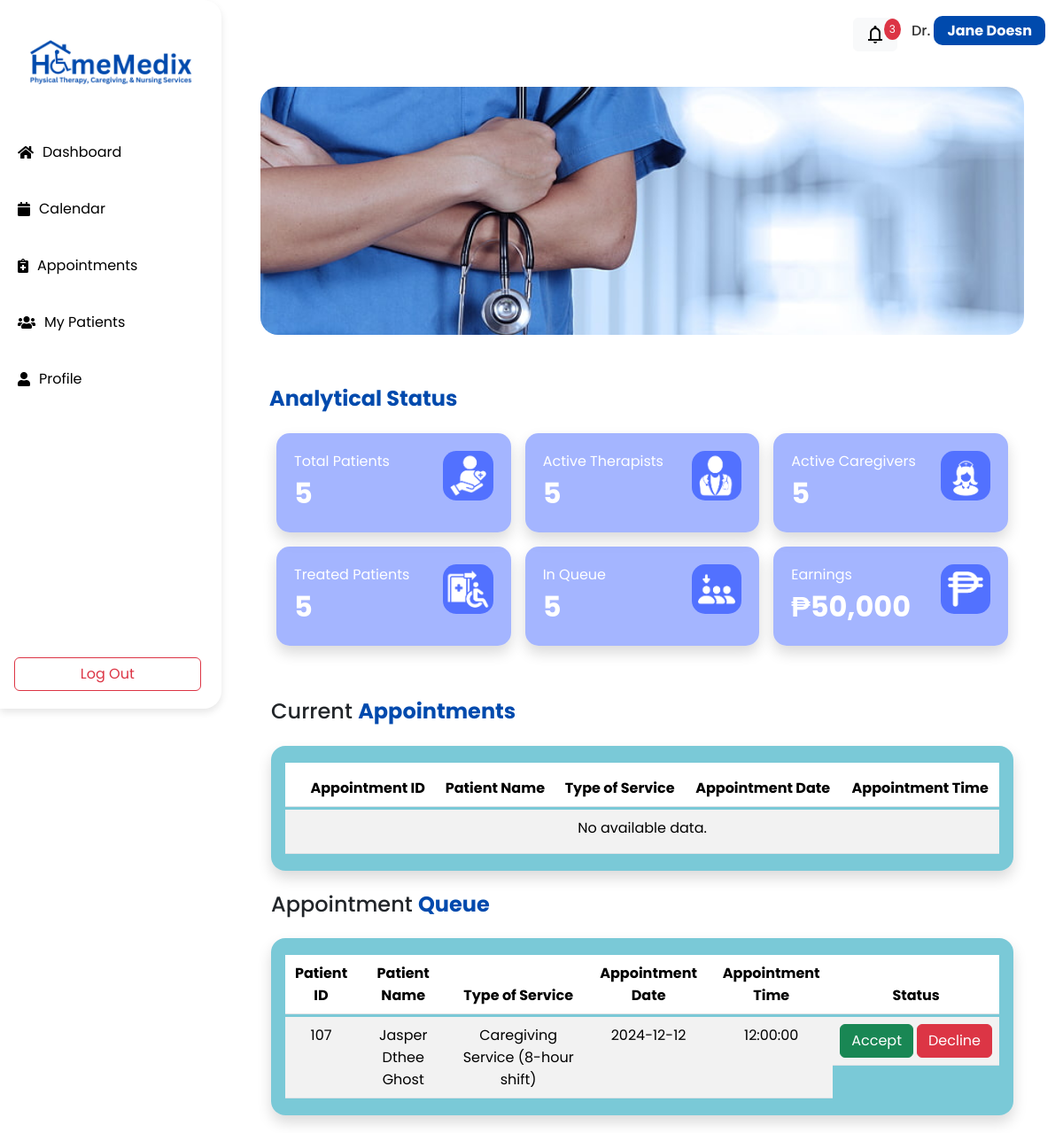
The page /practitioner/Practitioner_Dashboard.php (signed in) on the database its author committed.
### tables this page shows
CREATE TABLE `appointments` (
  `id` int(11) NOT NULL,
  `user_id` int(11) NOT NULL,
  `practitioner_id` int(11) NOT NULL,
  `fname` varchar(128) NOT NULL,
  `mname` varchar(128) NOT NULL,
  `lname` varchar(128) NOT NULL,
  `sex` tinyint(1) NOT NULL COMMENT '1-male, 2-female',
  `bday` date NOT NULL,
  `address` varchar(255) NOT NULL,
  `barangay` varchar(128) NOT NULL,
  `city` varchar(128) NOT NULL,
  `zip` varchar(32) NOT NULL,
  `appointment_case` text NOT NULL,
  `service` tinyint(1) NOT NULL,
  `payment` tinyint(1) NOT NULL,
  `appointment_date` date NOT NULL,
  `appointment_time` time NOT NULL,
  `email` varchar(255) NOT NULL,
  `phone` varchar(128) NOT NULL,
  `status` tinyint(1) NOT NULL COMMENT '0-draft, 1-pending, 2-approved',
  `created_at` timestamp NOT NULL DEFAULT current_timestamp()
);

### backend/function.php (called while the page is built, shortened)
<?php
function getTableWhere($table, $column, $value){
    global $con;
    $table = mysqli_real_escape_string($con, $table);
    $column = mysqli_real_escape_string($con, $column);
    $value = mysqli_real_escape_string($con, $value);
    $query = "SELECT * FROM `$table` WHERE `$column` = $value ORDER BY created_at DESC";
    return $query_run = mysqli_query($con, $query);
}
function getCurrentAppointments(){
    global $con;
    $query = "SELECT * FROM appointments WHERE status = 2 AND appointment_date > CURDATE() AND practitioner_id = '".$_SESSION['id']."' ORDER BY appointment_time DESC";
    return $query_run = mysqli_query($con, $query);
}
function getService($service){
    switch($service){
        case 1:
            return 'Caregiving Service (8-hour shift)';
    }
}
?>

### practitioner/Practitioner_Dashboard.php (the view, shortened to what this page needs)
<?php
require_once('../backend/function.php');
?>
<html lang="en">
  <head>
    <link rel="stylesheet" href="https://cdnjs.cloudflare.com/ajax/libs/font-awesome/5.15.3/css/all.min.css">
    <link href="https://cdn.jsdelivr.net/npm/bootstrap@5.3.3/dist/css/bootstrap.min.css" rel="stylesheet">
    <link rel="stylesheet" href="Practitioner_Dashboard.css">
  </head>
  <body>
    <div class="wrapper">
      <div class="sidebar">
        <div class="logo-container">
          <img src="img/logo.png" alt="Logo" class="logo">
        </div>
        <ul>
          <li>
            <a href="Practitioner_Dashboard.php">
              <i class="fas fa-home"></i>Dashboard </a>
          </li>
          <li>
            <a href="Practitioner_Calendar.php">
              <i class="fas fa-calendar"></i>Calendar</a>
          </li>
          <li>
            <a href="Practitioner_Appointments.php">
              <i class="fas fa-notes-medical"></i>Appointments</a>
          </li>
          <li>
            <a href="Practitioner_Patients.php">
              <i class="fas fa-users"></i>My Patients</a>
          </li>
          <li>
            <a href="Practitioner_Profile.php">
              <i class="fas fa-user"></i>Profile</a>
          </li>
        </ul>
        <div class="logout-container">
          <a href="../backend/ajax.php?action=logout" class="ms-3 p-0 w-100"><button class="btn btn-outline-danger btn-logout">Log Out</button></a>
        </div>
      </div>
      <div class="main_content">
        <div class="header d-flex justify-content-end align-items-center">
            <button class="btn btn-light notification-btn">
                <span class="material-symbols-outlined">notifications</span>
                <span class="notification-badge">3</span>
            </button>
          <h6>Dr. <span class="bordered-blue"><?= $_SESSION['fname'] . ' ' . $_SESSION['lname'] ?></span>
          </h6>
        </div>
        <div class="info">
          <div class="container-fluid">
            <div class="container">
              <div class="banner-container">
                <img src="img/Practitioner_Dashboard.jpg" alt="Banner">
              </div>
              <div class="status-section mt-5">
                <h4><span class="blue">Analytical Status</span></h4>
                <div class="row g-3">
                  <div class="col-md-4">
                    <div class="status-card shadow bg-light-blue">
                      <div class="status-texts">
                        <div class="status-label">Total Patients</div>
                        <div class="status-value">5</div>
                      </div>
                      <div class="status-img">
                        <img src="img/Total_Patients.png" alt="...">
                      </div>
                    </div>
                  </div>
                  <div class="col-md-4">
                    <div class="status-card shadow bg-light-blue">
                      <div class="status-texts">
                        <div class="status-label">Active Therapists</div>
                        <div class="status-value">5</div>
                      </div>
                      <div class="status-img">
                        <img src="img/Active_Therapists.png" alt="...">
                      </div>
                    </div>
                  </div>
                  <div class="col-md-4">
                    <div class="status-card shadow bg-light-blue">
                      <div class="status-texts">
                        <div class="status-label">Active Caregivers</div>
                        <div class="status-value">5</div>
                      </div>
                      <div class="status-img">
                        <img src="img/Active_Caregivers.png" alt="...">
                      </div>
                    </div>
                  </div>
                </div>
                <div class="row g-3 ">
                  <div class="col-md-4">
                    <div class="status-card shadow bg-light-blue">
                      <div class="status-texts">
                        <div class="status-label">Treated Patients</div>
                        <div class="status-value">5</div>
                      </div>
                      <div class="status-img">
                        <img src="img/Treated_Patients.png" alt="...">
                      </div>
                    </div>
                  </div>
                  <div class="col-md-4">
                    <div class="status-card shadow bg-light-blue">
                      <div class="status-texts">
                        <div class="status-label">In Queue</div>
                        <div class="status-value">5</div>
                      </div>
                      <div class="status-img">
                        <img src="img/In_queue.png" alt="...">
                      </div>
                    </div>
                  </div>
                  <div class="col-md-4">
                    <div class="status-card shadow bg-light-blue">
                      <div class="status-texts">
                        <div class="status-label">Earnings</div>
                        <div class="status-value">₱50,000</div>
                      </div>
                      <div class="status-img">
                        <img src="img/Peso.png" alt="...">
                      </div>
                    </div>
                  </div>
                </div>
              </div>
              <div class="container">
                <div class="table-container">
                  <div class="text-container">
                    <h4>Current <span class="blue">Appointments</span></h4>
                  </div>
                  <div class="p-3 mt-4 rounded-4 shadow">
                    <table class="table table-striped text-center table-hover">
                        <thead>
                          <tr>
                            <th> </th>
                            <th>Appointment ID</th>
                            <th>Patient Name</th>
                            <th>Type of Service</th>
                            <th>Appointment Date</th>
                            <th>Appointment Time</th>
                          </tr>
                        </thead>
                        <tbody>
                        <?php
                          $currents = getCurrentAppointments();
                            if($currents->num_rows > 0):
                              foreach($currents as $current):
                                $fullname = $current['fname'] . ($current['mname'] ? ' ' . $current['mname'] : '') . ' ' . $current['lname'];
                          ?>
                            <tr>
                              <td>
                                <div class="form-check d-flex justify-content-center align-items-center">
                                  <input class="form-check-input" type="checkbox" value="" id="flexCheckDefault1">
                                  <label class="form-check-label" for="flexCheckDefault1"></label>
                                </div>
                              </td>
                              <td><?= $current['id'] + 100 ?></td>
                              <td><?= $fullname ?? '' ?></td>
                              <td><?= getService($current['service']) ?></td>
                              <td><?= $current['appointment_date'] ?></td>
                              <td><?= $current['appointment_time'] ?></td>
                              <tdappointment</td>
                            </tr>
                            <?php
                                endforeach;
                              else:
                            ?>
                            <tr>
                              <td colspan="6">No available data.</td>
                            </tr>
                          <?php
                            endif;
                          ?>
                        </tbody>
                      </table>
                  </div>
                </div>
              </div>
              <div class="container">
                <div class="table-container">
                  <div class="text-container mt-4">
                    <h4>Appointment <span class="blue">Queue</span></h4>
                  </div>
                  <div class="p-3 mt-4 rounded-4 shadow">
                    <table class="table table-striped text-center table-hover">
                      <thead>
                        <tr>
                          <th>Patient ID</th>
                          <th>Patient Name</th>
                          <th>Type of Service</th>
                          <th>Appointment Date</th>
                          <th>Appointment Time</th>
                          <th>Status</th>
                        </tr>
                      </thead>
                      <tbody>
                        <?php
                        $pendings = getTableWhere('appointments', 'status', 1);
                          if($pendings->num_rows > 0):
                            foreach($pendings as $pending):
                              $fullname = $pending['fname'] . ($pending['mname'] ? ' ' . $pending['mname'] : '') . ' ' . $pending['lname'];
                        ?>
                        <tr>
                          <td><?= $pending['id'] + 100 ?></td>
                          <td><?= $fullname ?? '' ?></td>
                          <td><?= getService($pending['service']) ?></td>
                          <td><?= $pending['appointment_date'] ?></td>
                          <td><?= $pending['appointment_time'] ?></td>
                          <td class="d-flex justify-content-center">
                            <button type="button" class="btn btn-success me-1 status-btn" data-id="<?= $pending['id'] ?>" data-status="2">Accept</button>
                            <button type="button" class="btn btn-danger status-btn" data-id="<?= $pending['id'] ?>" data-status="3">Decline</button>
                          </td>
                        </tr>
                          <?php
                              endforeach;
                            else:
                          ?>
                          <tr>
                            <td colspan="6">No available data.</td>
                          </tr>
                        <?php
                          endif;
                        ?>
                      </tbody>
                    </table>
                  </div>
                </div>
              </div>
            </div>
          </div>
        </div>
      </div>
    </div>
  </body>
</html>

### practitioner/Practitioner_Dashboard.css (style rules this page uses)
* { margin: 0; padding: 0; box-sizing: border-box; font-family: 'Poppins', sans-serif; }
.wrapper { display: flex; position: relative; }
.sidebar { width: 250px; height: 100vh; background: white; border-radius: 0 20px 20px 0; box-shadow: 0 4px 8px rgba(0, 0, 0, 0.1); position: fixed; }
.logo-container { display: flex; justify-content: center; align-items: center; padding: 20px 0; }
.logo { height: 100px; width: auto; }
.sidebar ul { padding: 0; }
.sidebar ul li { padding: 20px; }
.sidebar ul li a { color: black; text-decoration: none; display: flex; align-items: center; }
.sidebar ul li a .fas { margin-right: 10px; }
.logout-container { position: absolute; bottom: 20px; width: 100%; display: flex; justify-content: center; }
.btn-logout { width: 90%; }
.main_content { margin-left: 250px; width: calc(100% - 250px); }
.header { padding: 20px; background: white; color: #333; }
.info { margin: 20px; }
.notification-btn { position: relative; margin-right: 1rem; }
.notification-btn .material-symbols-outlined { font-size: 24px; }
.notification-badge { position: absolute; top: 0; right: -5px; background-color: #dc3545; color: #fff; font-size: 12px; padding: 3px 6px; border-radius: 100%; }
.bordered-blue { color: white; background-color: #004AAD; font-weight: 700; padding: 5px 15px; border-radius: 10px; }
.blue { color: #004aad; font-weight: 700; }
.banner-container { width: 100%; height: 35vh; display: flex; justify-content: center; align-items: center; overflow: hidden; }
.banner-container img { width: 100%; height: 100%; object-fit: cover; border-radius: 20px; }
.table-container { margin-top: 1rem; }
.table-container .p-3 { display: flex; flex-wrap: wrap; background-color: #0097b285; }
.table-container .p-3 table { padding: 0; margin: 0; border-spacing: 0 3px; border-collapse: separate; }
.table-container .p-3 table tr { height: 50px; text-align: center; }
.row { margin: 0; }
.status-section { padding: 10px; margin-bottom: 50px; }
.status-card { padding: 20px; border-radius: 15px; display: flex; }
.status-texts { display: flex; flex-direction: column; justify-content: center; align-items: start; width: 75%; }
.status-value { font-size: 32px; font-weight: bold; color: #fff; }
.status-label { font-size: 16px; color: #fff; }
.status-img { width: 25%; height: auto; }
.status-img img { width: 100%; height: auto; object-fit: cover; border-radius: 15px; }
.bg-light-blue { background-color: #5272ff85; }

### rows shown on the page
appointments: $pending['id'] + 100 "107", fullname "Jasper Dthee Ghost", service "Caregiving Service (8-hour shift)", appointment_date "2024-12-12", appointment_time "12:00:00"

### other values the page prints
$_SESSION['fname'] "Jane"
$_SESSION['lname'] "Doesn"
